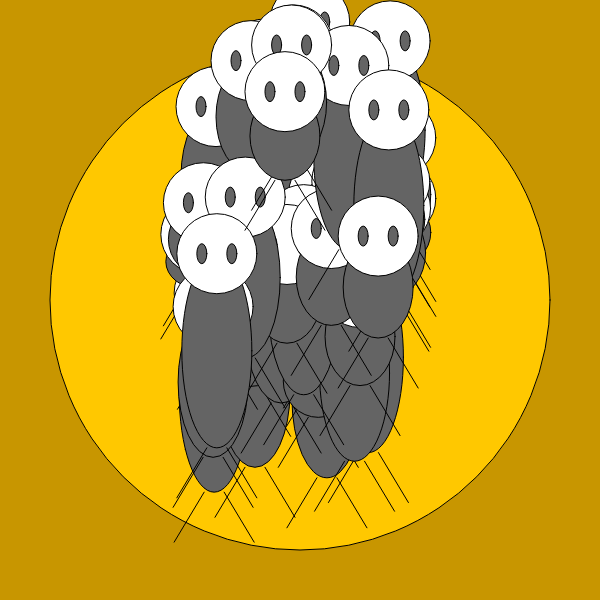
Frame 1 (no input)
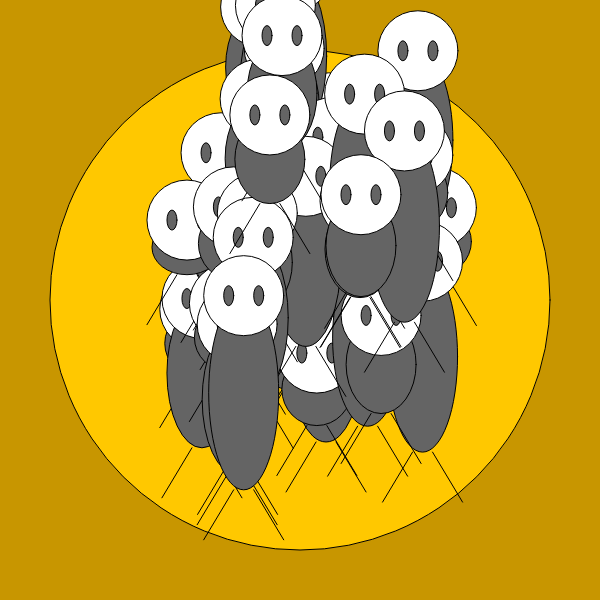
Frame 60 (no input)
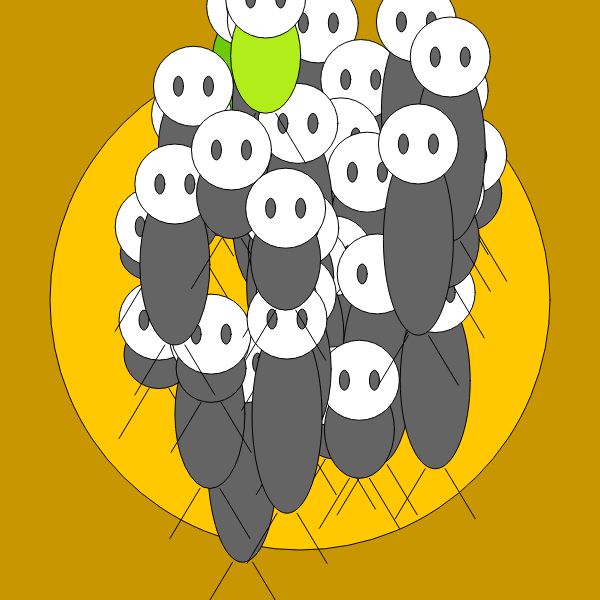
Frame 120 (the mouse pressed at the canvas centre since frame 60)

The p5.js sketch that drew these frames (run headless with seeded random() and noise() and a simulated clock; from frame 60 on, the mouse is pressed at the canvas centre):

// p5.js sketch
// ── sketch.js
var bobs = [];

function setup() {
  createCanvas(600, 600);
  // Búum til hundrað zoog hluti.
  for (var i = 0; i < 50; i = i+1){
    bobs[i] = new Bob(random(200,400),random(100,400),random(50,200));
  }
}

function draw() {
	background(200,150,0);
  fill(255,200,0);
	ellipse(300,300,500,500);
  // Teiknum og hreyfum alla Zoog kallana okkar
  for (var i = 0; i < bobs.length; i = i+1){
  	bobs[i].move();
  	bobs[i].show();
  }
}

function mousePressed(){
  for (var i = bobs.length-1; i >= 0; i = i-1){
    if(fjarl(bobs[i].x,bobs[i].y,mouseX,mouseY) < 50){
		    bobs.splice(i,1);
	  }
  }
}


class Bob{
  constructor(x,y,bukur,litur) {
    this.x = x;
    this.y = y;
    this.bukur = bukur;
		this.dir = random(0,2*PI);
		this.speed = random(1,3);
		this.bukurColor = color(100,100,100);
  }

  // Teiknar geimveruna zoog
   show(){
    ellipseMode(CENTER);
  //búkur
  fill(this.bukurColor);
  ellipse(this.x,this.y,70,this.bukur)
 //haus
  fill(255);
  ellipse(this.x,this.y - this.bukur/2, 80,80);
  // augu
  fill(100);
  ellipse (this.x - 15,this.y - this.bukur/2, 10,20);
  ellipse (this.x + 15,this.y - this.bukur/2, 10,20);
  //fætur
  line (this.x - 10, this.y + this.bukur/2, this.x - 40, this.y + this.bukur/2 + 50);
  line (this.x + 10, this.y + this.bukur/2, this.x + 40, this.y + this.bukur/2 + 50);

}

  // Hreyfir zoog um skjáinn.
  // Hann minnkar sífelt hraðann, en velur svo slembistenfu
  // og fyglir henni á nyjum slbenum hraða.
	move(){
		this.x = this.x + this.speed*cos(this.dir);
		this.y = this.y + this.speed*sin(this.dir);
		this.speed = this.speed/1.05;
		if(this.speed < 0.1){
			this.dir = random(0,2*PI);
			this.speed = random(1,5);
		}
      if (fjarl(this.x,this.y,width/2,height/2) > 250){
      	this.blink();
        this.dir = atan((this.y - height/2)/(this.x-width/2));
        if(this.x - width/2 > 0){
        	this.dir = this.dir + PI;
        }
      }
	}

  // Velur slembinn lit fyrir augun á zoog.
	blink(){
		this.bukurColor = color(random(255), random(255), random(255));
	}
}

// Skilar fjarlægðinni á milli punktanna
// (x1,y1) og (x2,y2).
function fjarl(x1,y1,x2,y2){
  var dist = sqrt((x1 - x2)*(x1 - x2) + (y1 - y2)*(y1 - y2));
  return dist;
}
